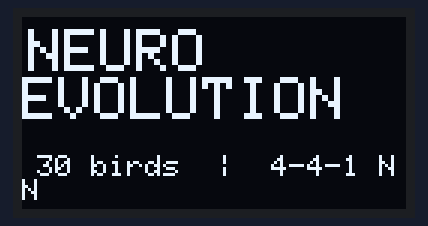
A program run on a simulated ESP32. Parts: 128×64 one-colour display. Random numbers use the default seed unless the program sets one.

Above: at 0.1 s.
At 2.03 s:
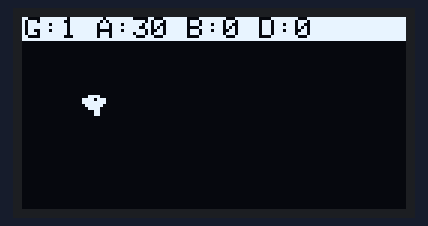
At 9.6 s:
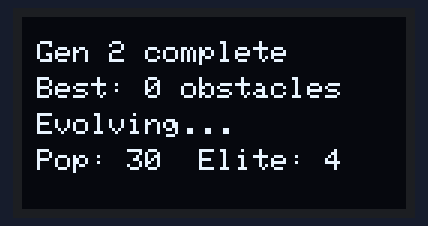
At 19.36 s:
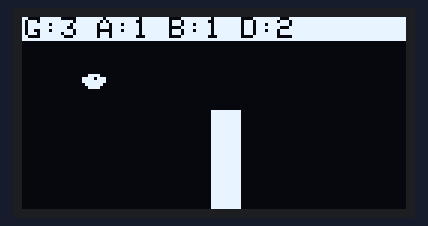
At 27.3 s:
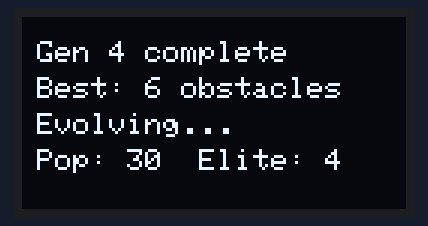
At 36.7 s:
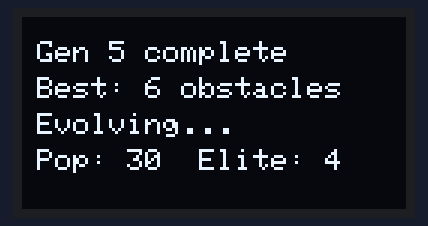

Measured:
- what the display in image 2 shows lasts 2.5 s, from 9.6 s to 12.1 s

The program:

main.cpp
```cpp
// =============================================================================
// Task 9 — Milestone 2: Flappy Bird Neuroevolution
// Features: 30-bird swarm | GA with elitism | Pause | Solo-best-bird view
// UART Protocol:
//   0xFE = Pause / Resume toggle  (KEY[0] on DE10-Lite)
//   0xFD = Solo mode ON           (SW[9] = 1)
//   0xFC = Solo mode OFF          (SW[9] = 0)
//   0x00-0x0F = Difficulty (user override via SW[3:0])
// =============================================================================
#include <Arduino.h>
#include <Wire.h>
#include <Adafruit_GFX.h>
#include <Adafruit_SSD1306.h>
#include "NeuralNetwork.h"

// ─── Authorised pins only ─────────────────────────────────────────────────────
#define SDA_PIN        26
#define SCL_PIN        27
#define UART_RX_PIN    35
#define UART_TX_DUMMY  12

// ─── OLED ─────────────────────────────────────────────────────────────────────
#define SCREEN_WIDTH   128
#define SCREEN_HEIGHT  64
#define OLED_RESET     -1
#define OLED_ADDR      0x3C

Adafruit_SSD1306 display(SCREEN_WIDTH, SCREEN_HEIGHT, &Wire, OLED_RESET);
HardwareSerial    FpgaSerial(2);

// ─── Simulation constants ─────────────────────────────────────────────────────
#define POP_SIZE       30
#define ELITE_COUNT    4
#define MUTATION_STD   0.12f
#define PIPE_WIDTH     10
#define GRAVITY        0.22f
#define JUMP_IMPULSE  -2.6f
#define BIRD_X         20
#define BIRD_W         8        // 8x6 bird size matches sprite
#define BIRD_H         6
#define FRAME_MS       20       // ~50 FPS

// ─── World (shared / deterministic for all birds) ────────────────────────────
struct Pipe { float x; int gap_y; };
static Pipe pipes[2];

// ─── Dynamic Difficulty Parameters ────────────────────────────────────────────
static float pipe_speed = 1.4f;
static int   gap_size   = 26;
static uint8_t current_difficulty = 0x00;
static bool user_override_difficulty = false;

static void update_difficulty_params() {
    // Speed ranges from 1.4 (diff 0) to 3.2 (diff 15)
    pipe_speed = 1.4f + (current_difficulty * 0.12f);
    // Gap size ranges from 26 (diff 0) to 14 (diff 15)
    gap_size = 26 - current_difficulty;
}

// ─── Per-bird state ───────────────────────────────────────────────────────────
struct Bird {
    float y, vy;
    bool  alive;
    int   fitness;       // frames survived for GA selection
    int   pipes_passed;  // score (obstacles passed)
    NeuralNetwork nn;
};
static Bird birds[POP_SIZE];

// ─── Global sim state ─────────────────────────────────────────────────────────
static int  alive_count = POP_SIZE;
static int  generation  = 1;
static int  best_ever   = 0;       // tracks best obstacles passed
static int  world_score = 0;       // tracks current generation obstacles passed
static bool sim_paused  = false;
static bool solo_mode   = false;   // show only the current best bird

// ─── Sorted rank buffer ───────────────────────────────────────────────────────
static int rank[POP_SIZE];

// ─── Clamp helper ─────────────────────────────────────────────────────────────
static inline float clamp(float v, float lo, float hi) {
    return v < lo ? lo : (v > hi ? hi : v);
}

// ─── Find the best alive bird index (-1 if none) ─────────────────────────────
static int best_alive_idx() {
    int best = -1;
    for (int i = 0; i < POP_SIZE; i++) {
        if (!birds[i].alive) continue;
        if (best == -1 || birds[i].fitness > birds[best].fitness) best = i;
    }
    return best;
}

static uint32_t generation_seed = 0;

// ─── World helpers ────────────────────────────────────────────────────────────
static int next_gap_y() {
    return 14 + random(0, 37);
}

static void init_world() {
    randomSeed(generation_seed);
    pipes[0].x = 140.0f;         pipes[0].gap_y = next_gap_y();
    pipes[1].x = 140.0f + 70.0f; pipes[1].gap_y = next_gap_y();
}

static const Pipe* nearest_pipe() {
    const Pipe* best = &pipes[0];
    for (int p = 1; p < 2; p++) {
        float dx_b = pipes[p == 0 ? 1 : 0].x - (BIRD_X + BIRD_W);
        float dx_c = pipes[p].x - (BIRD_X + BIRD_W);
        if (dx_c >= -(float)PIPE_WIDTH && (dx_b < -(float)PIPE_WIDTH || dx_c < dx_b))
            best = &pipes[p];
    }
    return best;
}

static void advance_pipes() {
    for (int p = 0; p < 2; p++) {
        float old_x = pipes[p].x;
        pipes[p].x -= pipe_speed;

        // Check if pipe's trailing edge has passed the bird's x position
        if (old_x + PIPE_WIDTH >= BIRD_X && pipes[p].x + PIPE_WIDTH < BIRD_X) {
            world_score++;
        }

        if (pipes[p].x < -(float)PIPE_WIDTH) {
            pipes[p].x = 128.0f + 50.0f;
            pipes[p].gap_y = next_gap_y();
        }
    }
}

static bool collides(const Bird& b) {
    if (b.y < 0 || b.y + BIRD_H > SCREEN_HEIGHT) return true;
    int bx1 = BIRD_X, bx2 = BIRD_X + BIRD_W;
    int by1 = (int)b.y, by2 = (int)b.y + BIRD_H;
    for (int p = 0; p < 2; p++) {
        int px1 = (int)pipes[p].x, px2 = px1 + PIPE_WIDTH;
        int top = pipes[p].gap_y - gap_size / 2;
        int bot = pipes[p].gap_y + gap_size / 2;
        if (bx2 > px1 && bx1 < px2) {
            if (by1 < top || by2 > bot) return true;
        }
    }
    return false;
}

// ─── GA epoch ─────────────────────────────────────────────────────────────────
static void sort_by_fitness() {
    for (int i = 0; i < POP_SIZE; i++) rank[i] = i;
    for (int i = 1; i < POP_SIZE; i++) {
        int key = rank[i], j = i - 1;
        while (j >= 0 && birds[rank[j]].fitness < birds[key].fitness) {
            rank[j + 1] = rank[j]; j--;
        }
        rank[j + 1] = key;
    }
}

static void run_epoch() {
    // Record best score (obstacles passed)
    for (int i = 0; i < POP_SIZE; i++) {
        if (birds[i].pipes_passed > best_ever) best_ever = birds[i].pipes_passed;
    }

    sort_by_fitness();

    static NeuralNetwork next_gen[POP_SIZE];
    for (int i = 0; i < ELITE_COUNT && i < POP_SIZE; i++)
        next_gen[i].copyFrom(birds[rank[i]].nn);
    for (int i = ELITE_COUNT; i < POP_SIZE; i++) {
        next_gen[i].copyFrom(birds[rank[i % ELITE_COUNT]].nn);
        next_gen[i].mutate(MUTATION_STD);
    }

    generation++;
    generation_seed = esp_random();

    // Cycle difficulty if there is no manual user override
    if (!user_override_difficulty) {
        current_difficulty = (generation - 1) % 16;
    }
    update_difficulty_params();

    init_world();
    world_score = 0;

    for (int i = 0; i < POP_SIZE; i++) {
        birds[i].nn.copyFrom(next_gen[i]);
        birds[i].y = 28.0f; birds[i].vy = 0.0f;
        birds[i].alive = true; birds[i].fitness = 0; birds[i].pipes_passed = 0;
    }
    alive_count = POP_SIZE;
}

// ─── Custom Bird Drawing ──────────────────────────────────────────────────────
void draw_flappy_bird(int x, int y, bool is_black = false) {
    uint16_t color = is_black ? SSD1306_BLACK : SSD1306_WHITE;
    // Main body
    display.fillRoundRect(x + 1, y + 1, 6, 5, 2, color);
    // Beak
    display.fillRect(x + 5, y + 2, 3, 2, color);
    // Eye
    display.drawPixel(x + 4, y + 2, is_black ? SSD1306_WHITE : SSD1306_BLACK);
    // Wing
    display.fillRect(x, y + 2, 2, 2, color);
}

// ─── OLED rendering ───────────────────────────────────────────────────────────
static void draw_sim() {
    display.clearDisplay();

    int best_idx = best_alive_idx();

    // ── Pipes ────────────────────────────────────────────────────────────────
    for (int p = 0; p < 2; p++) {
        int px  = (int)pipes[p].x;
        int top = pipes[p].gap_y - gap_size / 2;
        int bot = pipes[p].gap_y + gap_size / 2;
        // Reserve top row for HUD — clip pipes to start at row 9
        int clip_top = max(top, 9);
        if (clip_top > 9)
            display.fillRect(px, 9, PIPE_WIDTH, clip_top - 9, SSD1306_WHITE);
        else if (top <= 9 && bot > 9) {
            // gap starts inside HUD zone — just draw bottom pipe
        } else {
            display.fillRect(px, 9, PIPE_WIDTH, top - 9, SSD1306_WHITE);
        }
        if (bot < SCREEN_HEIGHT)
            display.fillRect(px, bot, PIPE_WIDTH, SCREEN_HEIGHT - bot, SSD1306_WHITE);
    }

    // ── Birds ─────────────────────────────────────────────────────────────────
    if (solo_mode) {
        // Show ONLY the current best bird — styled like a bird
        if (best_idx >= 0) {
            int by = (int)birds[best_idx].y;
            draw_flappy_bird(BIRD_X, by);
        }
    } else {
        for (int i = 0; i < POP_SIZE; i++) {
            if (!birds[i].alive) continue;
            int by = (int)birds[i].y;
            if (i == best_idx) {
                // Best bird: styled like a bird
                draw_flappy_bird(BIRD_X, by);
            } else {
                // Other birds: 2x2 pixel dot (fast, low visual noise)
                display.drawPixel(BIRD_X + BIRD_W / 2,     by + BIRD_H / 2,     SSD1306_WHITE);
                display.drawPixel(BIRD_X + BIRD_W / 2 + 1, by + BIRD_H / 2,     SSD1306_WHITE);
                display.drawPixel(BIRD_X + BIRD_W / 2,     by + BIRD_H / 2 + 1, SSD1306_WHITE);
                display.drawPixel(BIRD_X + BIRD_W / 2 + 1, by + BIRD_H / 2 + 1, SSD1306_WHITE);
            }
        }
    }

    // ── HUD bar (top 8 rows, inverted) ───────────────────────────────────────
    display.fillRect(0, 0, SCREEN_WIDTH, 8, SSD1306_WHITE);
    display.setTextColor(SSD1306_BLACK);   // black text on white bar
    display.setTextSize(1);
    display.setCursor(1, 0);

    if (solo_mode && !sim_paused)
        display.printf("G:%d A:%d B:%d D:%d [SOLO]", generation, alive_count, best_ever, current_difficulty);
    else if (sim_paused)
        display.printf("G:%d A:%d B:%d D:%d [PAUSED]", generation, alive_count, best_ever, current_difficulty);
    else
        display.printf("G:%d A:%d B:%d D:%d", generation, alive_count, best_ever, current_difficulty);

    display.display();
}

static void draw_epoch_screen() {
    display.clearDisplay();
    display.setTextColor(SSD1306_WHITE);
    display.setTextSize(1);
    display.setCursor(5, 8);
    display.printf("Gen %d complete", generation);
    display.setCursor(5, 20);
    display.printf("Best: %d obstacles", best_ever);
    display.setCursor(5, 32);
    display.println("Evolving...");
    display.setCursor(5, 44);
    display.printf("Pop: %d  Elite: %d", POP_SIZE, ELITE_COUNT);
    display.display();
}

void reset_simulation() {
    generation  = 1;
    best_ever   = 0;
    world_score = 0;
    alive_count = POP_SIZE;
    generation_seed = esp_random();
    if (!user_override_difficulty) {
        current_difficulty = 0x00;
    }
    update_difficulty_params();
    init_world();

    for (int i = 0; i < POP_SIZE; i++) {
        birds[i].nn.randomise();
        birds[i].y = 28.0f; birds[i].vy = 0.0f;
        birds[i].alive = true; birds[i].fitness = 0; birds[i].pipes_passed = 0;
    }
}

// ─── Setup ────────────────────────────────────────────────────────────────────
void setup() {
    Serial.begin(115200);
    Wire.begin(SDA_PIN, SCL_PIN, 400000);
    if (!display.begin(SSD1306_SWITCHCAPVCC, OLED_ADDR)) { for (;;); }

    display.clearDisplay();
    display.setTextColor(SSD1306_WHITE);
    display.setTextSize(2);
    display.setCursor(2, 4);
    display.println("NEURO");
    display.println("EVOLUTION");
    display.setTextSize(1);
    display.setCursor(5, 46);
    display.printf("%d birds  |  4-4-1 NN", POP_SIZE);
    display.display();
    delay(1800);

    FpgaSerial.begin(115200, SERIAL_8N1, UART_RX_PIN, UART_TX_DUMMY);

    randomSeed(esp_random());
    reset_simulation();
}

// ─── Main loop ────────────────────────────────────────────────────────────────
void loop() {
    uint32_t frame_start = millis();

    // ── 1. Process UART commands from FPGA ───────────────────────────────────
    while (FpgaSerial.available()) {
        uint8_t cmd = FpgaSerial.read();
        switch (cmd) {
            case 0xFE:                          // KEY[0] — pause / resume
                sim_paused = !sim_paused;
                break;
            case 0xFB:                          // KEY[1] — Reset simulation back to Gen 1
                reset_simulation();
                break;
            case 0xFD:                          // SW[9] HIGH — solo mode ON
                solo_mode = true;
                break;
            case 0xFC:                          // SW[9] LOW  — solo mode OFF
                solo_mode = false;
                break;
            default:                            // 0x00-0x0F difficulty (user override via SW[3:0])
                if (cmd <= 0x0F) {
                    current_difficulty = cmd;
                    user_override_difficulty = true;
                    update_difficulty_params();
                }
                break;
        }
    }

    // ── 2. Skip physics when paused ──────────────────────────────────────────
    if (sim_paused) {
        draw_sim();
        uint32_t e = millis() - frame_start;
        if (e < FRAME_MS) delay(FRAME_MS - e);
        return;
    }

    // ── 3. Advance world ─────────────────────────────────────────────────────
    advance_pipes();

    // ── 4. Per-bird NN inference + physics ───────────────────────────────────
    const Pipe* np   = nearest_pipe();
    float dx_raw     = np->x - (float)(BIRD_X + BIRD_W);
    float dy_raw     = (float)np->gap_y;

    for (int i = 0; i < POP_SIZE; i++) {
        if (!birds[i].alive) continue;

        float in_y  = clamp(birds[i].y / (float)SCREEN_HEIGHT,    0.0f,  1.0f);
        float in_vy = clamp(birds[i].vy / 6.0f,                  -1.0f,  1.0f);
        float in_dx = clamp(dx_raw / (float)SCREEN_WIDTH,          0.0f,  1.0f);
        float in_dy = clamp((birds[i].y - dy_raw) / (float)SCREEN_HEIGHT, -1.0f, 1.0f);

        if (birds[i].nn.forward(in_y, in_vy, in_dx, in_dy))
            birds[i].vy = JUMP_IMPULSE;

        birds[i].vy += GRAVITY;
        birds[i].y  += birds[i].vy;

        if (collides(birds[i])) {
            birds[i].alive = false;
            alive_count--;
        } else {
            birds[i].fitness++;
            birds[i].pipes_passed = world_score;
        }
    }

    // ── 5. Epoch boundary ────────────────────────────────────────────────────
    if (alive_count <= 0) {
        draw_sim();
        draw_epoch_screen();
        delay(2500); // Wait longer so users can read stats
        run_epoch();
        return;
    }

    // ── 6. Render ─────────────────────────────────────────────────────────────
    draw_sim();

    // ── 7. Frame pacing ───────────────────────────────────────────────────────
    uint32_t elapsed = millis() - frame_start;
    if (elapsed < FRAME_MS) delay(FRAME_MS - elapsed);
}
```

NeuralNetwork.cpp
```cpp
#include "NeuralNetwork.h"

// ─── Gaussian RNG (Box-Muller) ────────────────────────────────────────────────
static float gaussian(float mean, float std_dev) {
    // Box-Muller transform
    float u1 = (float)(random(1, 1000001)) / 1000000.0f;
    float u2 = (float)(random(1, 1000001)) / 1000000.0f;
    float z  = sqrtf(-2.0f * logf(u1)) * cosf(2.0f * (float)M_PI * u2);
    return mean + std_dev * z;
}

// ─── Xavier initialisation ────────────────────────────────────────────────────
void NeuralNetwork::randomise() {
    float scale0 = sqrtf(2.0f / (NN_INPUTS + NN_HIDDEN));
    float scale1 = sqrtf(2.0f / (NN_HIDDEN + NN_OUTPUTS));

    for (int i = 0; i < NN_W0_SIZE; i++) w0[i] = gaussian(0.0f, scale0);
    for (int i = 0; i < NN_B0_SIZE; i++) b0[i] = 0.0f;
    for (int i = 0; i < NN_W1_SIZE; i++) w1[i] = gaussian(0.0f, scale1);
    for (int i = 0; i < NN_B1_SIZE; i++) b1[i] = 0.0f;
}

// ─── Forward pass ─────────────────────────────────────────────────────────────
bool NeuralNetwork::forward(float bird_y_norm,
                             float bird_vy_norm,
                             float dx_norm,
                             float dy_norm) const {
    float input[NN_INPUTS] = { bird_y_norm, bird_vy_norm, dx_norm, dy_norm };
    float hidden[NN_HIDDEN];

    // Layer 0: input → hidden (tanh activation)
    for (int h = 0; h < NN_HIDDEN; h++) {
        float sum = b0[h];
        for (int i = 0; i < NN_INPUTS; i++) {
            sum += w0[h * NN_INPUTS + i] * input[i];
        }
        hidden[h] = tanhf_(sum);
    }

    // Layer 1: hidden → output (sigmoid activation)
    float out = b1[0];
    for (int h = 0; h < NN_HIDDEN; h++) {
        out += w1[h] * hidden[h];
    }
    float output = sigmoid(out);

    return output > 0.5f;
}

// ─── Copy ─────────────────────────────────────────────────────────────────────
void NeuralNetwork::copyFrom(const NeuralNetwork& src) {
    memcpy(w0, src.w0, sizeof(w0));
    memcpy(b0, src.b0, sizeof(b0));
    memcpy(w1, src.w1, sizeof(w1));
    memcpy(b1, src.b1, sizeof(b1));
}

// ─── Mutation ─────────────────────────────────────────────────────────────────
void NeuralNetwork::mutate(float std_dev) {
    for (int i = 0; i < NN_W0_SIZE; i++) w0[i] += gaussian(0.0f, std_dev);
    for (int i = 0; i < NN_B0_SIZE; i++) b0[i] += gaussian(0.0f, std_dev);
    for (int i = 0; i < NN_W1_SIZE; i++) w1[i] += gaussian(0.0f, std_dev);
    for (int i = 0; i < NN_B1_SIZE; i++) b1[i] += gaussian(0.0f, std_dev);
}
```

Source omitted: NeuralNetwork.h (1811 bytes)
